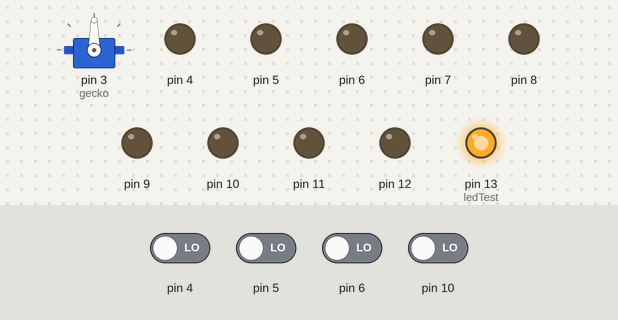
A sketch run on a simulated Arduino Uno, built with avr-gcc and run on an emulated ATmega328P. On the bench: servo, output pins drawn as LEDs (lit = HIGH). The test bench sets the inputs (shaded band); at power-on: pin 4–6, pin 10 LOW. What the sketch prints to the serial monitor is not drawn.

Above: at 2.2 s.
2.3 s: pin 4 driven HIGH
At 3.8 s:
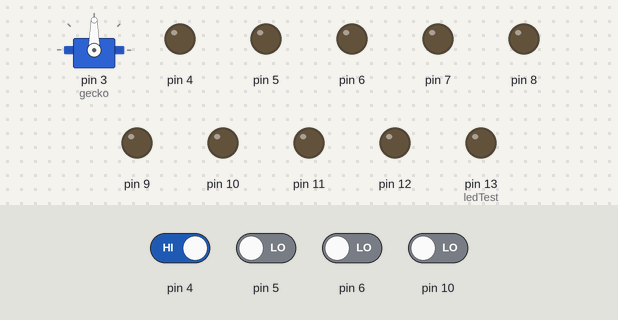
4.2 s: pin 4 driven LOW
At 5.0 s:
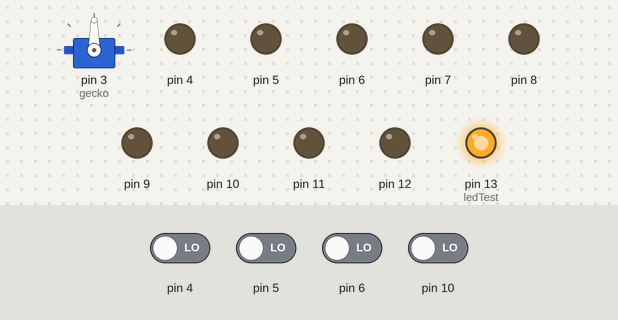
6.1 s: pin 5 driven HIGH
At 7.4 s:
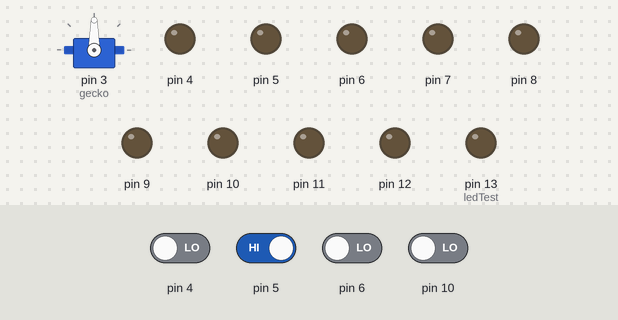
7.9 s: pin 5 driven LOW
At 9.3 s:
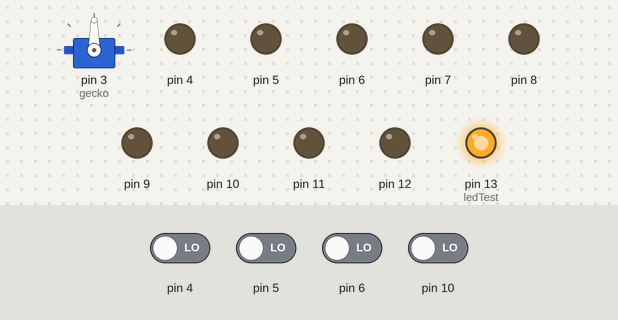
9.8 s: pin 6 driven HIGH
At 11.3 s:
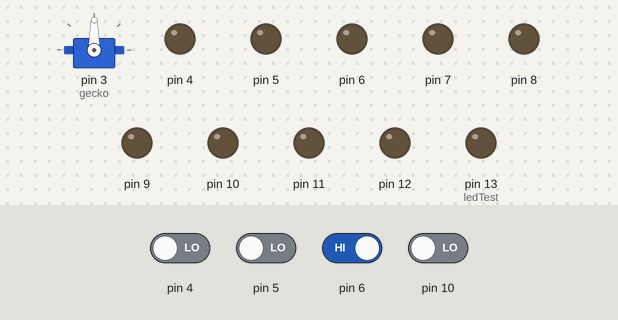
11.6 s: pin 6 driven LOW
At 12.8 s:
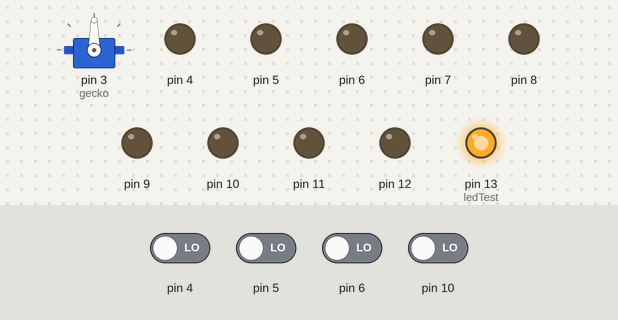
Timing chart, 0 to 14.4 s (numbered marks = the images above; inputs shaded):
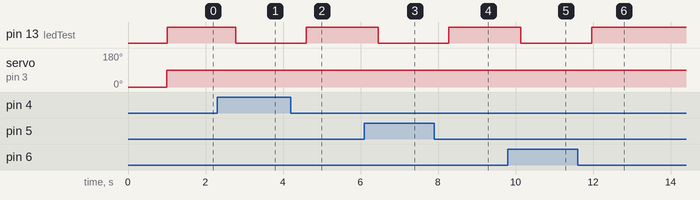

The sketch:

project_gecko_sensor.ino
```cpp
/********************
 * Made by Pierluigi Dalla Rosa, Sara Salsinha

 SENSORS
 *******************/
 #include <Servo.h>

Servo gecko;
const int sensors[9]={
  4,5,6,7,8,9,10,11,12};
const int comandos[9]={
  'A','B','C','D','E','F', 'G', 'H', 'I'};
int old_valueSensors[9];
int valueSensors = LOW;
const int ledTest = 13;
int counter = 0;
int offCounter = 0;

boolean lock = true;

int code[4] = {
  'C', 'I', 'H', 'D'};
int codeStore[4];

boolean correct = true;

int touchedCutoff = 30;


void setup(){
  Serial.begin(9600);
  initSensors();
  gecko.attach(3);
  gecko.write(0);
  delay(1000);
  gecko.write(90);
}

void loop(){

  for(int i=0; i<9; i++){
    valueSensors = readCapacitivePin(sensors[i]);

    if(valueSensors>touchedCutoff)
    {
      valueSensors=HIGH;
    }
    else
    {
      valueSensors=LOW;
    }

    if((valueSensors == HIGH) && (!lock)){
      offCounter++;
    }
    if ((valueSensors == HIGH) && (old_valueSensors[i] == LOW)){
      digitalWrite(ledTest, HIGH);
      Serial.write(comandos[i]);


      if(lock){
        codeStore[counter] = comandos[i];
        counter++;
        if (counter == 4){
          old_valueSensors[i] = valueSensors;
          break;
        }
      }

    }

    if ((valueSensors == LOW) && (old_valueSensors[i] == HIGH)){
      digitalWrite(ledTest, LOW);
    }
    old_valueSensors[i] = valueSensors;
  }


  if (lock){
    if(counter == 4){
      correct = true;
      for (int i=0; i<4; i++){
        if(codeStore[i] != code[i]){
          correct = false;
          break;
        }
      }

      if (correct){
        gecko.write(30);
        delay(50);
        gecko.write(0);
        delay(50);


        Serial.write('U');
        lock = false;
      }
      else{
        Serial.write('R');
      }

      counter = 0;
    }
  }
  else{
    if (offCounter > 3){
      Serial.write('O');
      lock = true;
    }
    offCounter=0;

  }
  delay(500);


}

void initSensors(){

  for(int i=0; i<9; i++){
    //pinMode(sensors[i], INPUT);
    old_valueSensors[i] = LOW;
  }

  pinMode(ledTest, OUTPUT);


}
```

Capacitive.ino
```cpp
uint8_t readCapacitivePin(int pinToMeasure){
  // This is how you declare a variable which
  // will hold the PORT, PIN, and DDR registers
  // on an AVR
  volatile uint8_t* port;
  volatile uint8_t* ddr;
  volatile uint8_t* pin;
  // Here we translate the input pin number from
  // Arduino pin number to the AVR PORT, PIN, DDR,
  // and which bit of those registers we care about.
  byte bitmask;
  if ((pinToMeasure >= 0) && (pinToMeasure <= 7)){
    port = &PORTD;
    ddr = &DDRD;
    bitmask = 1 << pinToMeasure;
    pin = &PIND;
  }
  if ((pinToMeasure > 7) && (pinToMeasure <= 13)){
    port = &PORTB;
    ddr = &DDRB;
    bitmask = 1 << (pinToMeasure - 8);
    pin = &PINB;
  }
  if ((pinToMeasure > 13) && (pinToMeasure <= 19)){
    port = &PORTC;
    ddr = &DDRC;
    bitmask = 1 << (pinToMeasure - 13);
    pin = &PINC;
  }
  // Discharge the pin first by setting it low and output
  *port &= ~(bitmask);
  *ddr |= bitmask;
  delay(1);
  // Make the pin an input WITHOUT the internal pull-up on
  *ddr &= ~(bitmask);
  // Now see how long the pin to get pulled up
  int cycles = 16000;
  for(int i = 0; i < cycles; i++){
    if (*pin & bitmask){
      cycles = i;
      break;
    }
  }
  // Discharge the pin again by setting it low and output
  // It's important to leave the pins low if you want to
  // be able to touch more than 1 sensor at a time - if
  // the sensor is left pulled high, when you touch
  // two sensors, your body will transfer the charge between
  // sensors.
  *port &= ~(bitmask);
  *ddr |= bitmask;

  return cycles;
}
```

Measured:
- after the input at 2.3 s, pin 13 (ledTest): HIGH → LOW after 0.47 s
- after the input at 4.2 s, pin 13 (ledTest): LOW → HIGH after 0.40 s
- after the input at 6.1 s, pin 13 (ledTest): HIGH → LOW after 0.35 s
- after the input at 7.9 s, pin 13 (ledTest): LOW → HIGH after 0.38 s
- after the input at 9.8 s, pin 13 (ledTest): HIGH → LOW after 0.33 s
- after the input at 11.6 s, pin 13 (ledTest): LOW → HIGH after 0.36 s
